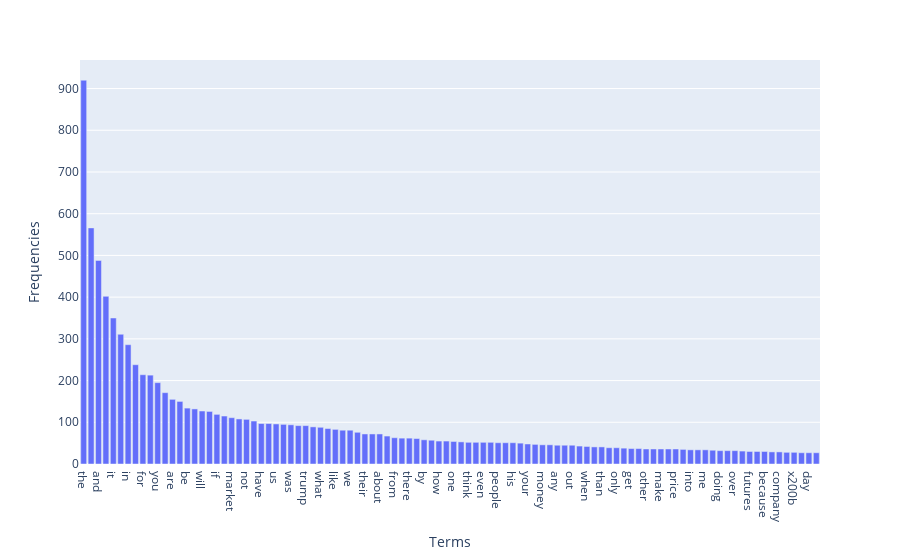

The notebook cell this image was saved under:
### Markdown cell above
### >>> **Exercise 14 :** Long tail

### Code cell
top_idx = np.argsort(term_frequencies)[::-1][:100]

top_terms = count_vect.get_feature_names_out()[top_idx]
top_freqs = term_frequencies[top_idx]

fig = px.bar(x=top_terms, y=top_freqs)
fig.update_layout(
    xaxis_title="Terms",
    yaxis_title="Frequencies",
)

fig.show()

### Figure 1 — Plotly figure (JSON) as saved in the notebook; plotly's stock layout.template omitted (floating-point values rounded to 4 significant figures)
{"data": [{"hovertemplate": "x=%{x}<br>y=%{y}<extra></extra>", "legendgroup": "", "marker": {"color": "#636efa", "pattern": {"shape": ""}}, "name": "", "orientation": "v", "showlegend": false, "textposition": "auto", "type": "bar", "x": ["the", "to", "and", "is", "it", "of", "in", "that", "for", "this", "you", "on", "are", "they", "be", "he", "will", "with", "if", "as", "market", "but", "not", "so", "have", "all", "us", "just", "was", "at", "trump", "my", "what", "can", "like", "or", "we", "has", "their", "china", "about", "more", "from", "now", "there", "no", "by", "re", "how", "up", "one", "do", "think", "them", "even", "some", "people", "stock", "his", "going", "your", "an", "money", "good", "any", "would", "out", "see", "when", "who", "than", "tariffs", "only", "why", "get", "been", "other", "time", "make", "him", "price", "want", "into", "don", "me", "then", "doing", "down", "over", "could", "futures", "silver", "because", "right", "company", "still", "x200b", "our", "day", "go"], "xaxis": "x", "y": [920, 566, 488, 402, 350, 311, 286, 238, 214, 213, 195, 171, 155, 150, 134, 132, 127, 126, 119, 115, 111, 108, 107, 103, 97, 97, 96, 95, 94, 92, 92, 89, 88, 85, 83, 81, 81, 76, 72, 72, 72, 67, 63, 62, 62, 61, 58, 57, 55, 55, 54, 53, 52, 52, 52, 52, 51, 51, 51, 50, 48, 47, 46, 46, 45, 45, 45, 43, 42, 41, 41, 39, 39, 38, 37, 37, 36, 36, 36, 36, 36, 35, 34, 34, 34, 33, 32, 32, 32, 31, 30, 30, 30, 29, 29, 28, 28, 27, 27, 27], "yaxis": "y"}], "layout": {"barmode": "relative", "legend": {"tracegroupgap": 0}, "margin": {"t": 60}, "xaxis": {"anchor": "y", "domain": [0, 1], "title": {"text": "Terms"}}, "yaxis": {"anchor": "x", "domain": [0, 1], "title": {"text": "Frequencies"}}}}
